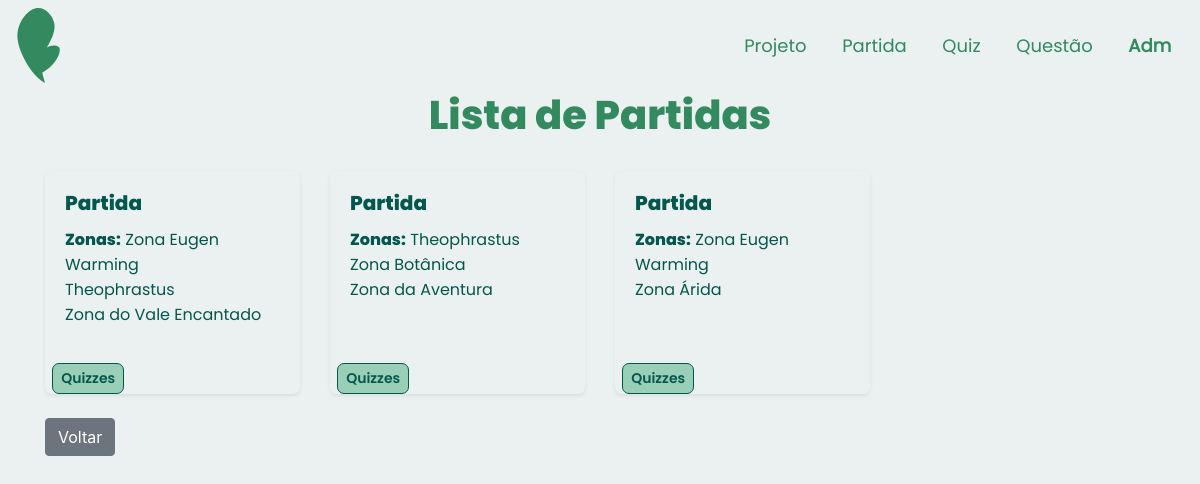
/app/controllers/PartidaController.php?action=list, run on the app's committed database.
### tables this page shows
CREATE TABLE IF NOT EXISTS `partida` (
  `idPartida` int(11) NOT NULL,
  `dataInicio` datetime DEFAULT NULL,
  `dataFim` datetime DEFAULT NULL,
  `limiteJogadores` int(11) NOT NULL,
  `tempoPartida` int(11) NOT NULL,
  `nomePartida` varchar(50) NOT NULL,
  `senhaPartida` varchar(16) NOT NULL,
  `statusPartida` tinyint(4) NOT NULL
);

### app/controllers/PartidaController.php (called while the page is built, shortened)
<?php
include_once(__DIR__ . "/../dao/PartidaDAO.php");
include_once(__DIR__ . "/../dao/ZonaDAO.php");
class PartidaController extends Controller
{
    private $partidaDAO;
    private $zonaDAO;
    public function __construct()
    {
        $this->partidaDAO = new PartidaDAO();
        $this->zonaDAO = new ZonaDAO();
        $this->handleAction();
    }
    protected function list(string $msgErro = "", string $msgSucesso = "")
    {
        $partidas = $this->partidaDAO->list();
        foreach ($partidas as $partida) {
            $listaZona = $this->zonaDAO->listByPartida($partida->getIdPartida());
        }
        $dados["lista"] = $partidas;
        $this->loadView("partida/listPartida.php", $dados, $msgErro, $msgSucesso);
    }
}
$partidaCont = new PartidaController();

### app/dao/PartidaDAO.php (called while the page is built, shortened)
<?php
include_once(__DIR__ . "/../models/ZonaModel.php");
include_once(__DIR__ . "/../models/PartidaModel.php");
class PartidaDAO
{
    private function mapPartidas($resultSql)
    {
        $partidas = array();
        foreach ($resultSql as $reg) :
            $partida = new Partida();
            $partida->setIdPartida($reg['idPartida']);
            $partida->setNomePartida($reg['nomePartida']);
            $partida->setDataInicio($reg['dataInicio']);
            $partida->setDataFim($reg['dataFim']);
            $partida->setTempoPartida($reg['tempoPartida']);
            $partida->setSenha($reg['senhaPartida']);
            $partida->setLimiteJogadores($reg['limiteJogadores']);
            array_push($partidas, $partida);
        endforeach;
        return $partidas;
    }
    public function list()
    {
        $conn = Connection::getConn();
        $sql = "SELECT * FROM partida p ORDER BY p.idPartida";
        $stm = $conn->prepare($sql);
        $stm->execute();
        $result = $stm->fetchAll();
        return $this->mapPartidas($result);
    }
}

### app/models/ZonaModel.php (called while the page is built, shortened)
<?php
class Zona {
    private $NomeZona;
    public function __construct($id="",$nome="", $qntP="", $pontosT=0)
    {
        $this->NomeZona = $nome;
    }
    public function getNomeZona()
    {
        return $this->NomeZona;
    }
    public function setNomeZona($NomeZona)
    {
        $this->NomeZona = $NomeZona;
        return $this;
    }
    }
?>

### app/dao/ZonaDAO.php (called while the page is built, shortened)
<?php
include_once(__DIR__ . "/../models/ZonaModel.php");
class ZonaDAO
{
    private function mapZonas($resultSql)
    {
        $zonas = array();
        foreach ($resultSql as $reg) :
            $zona = new Zona();
            $zona->setIdZona($reg['idZona']);
            $zona->setNomeZona($reg['nomeZona']);
            $zona->setQntdPlanta($reg['qntPlantas']);
            $zona->setPontosTotais($reg['pontoZona']);
            array_push($zonas, $zona);
        endforeach;
        return $zonas;
    }
    public function listByPartida($idPartida)
    {
        $conn = Connection::getConn();
        $sql = ZonaDAO::SQL_ZONA_PARTIDA .
            " WHERE pz.idPartida = ?";
        $stmt = $conn->prepare($sql);
        $stmt->execute([$idPartida]);
        $result = $stmt->fetchAll();
        $zonas = $this->mapZonas($result);
        return $zonas;
    }
}

### app/views/partida/listPartida.php (the view, shortened to what this page needs)
<!DOCTYPE html>
<html lang="en">
<head>
    <?php require_once(__DIR__ . "/../../bootstrap/header.php"); ?>
    <link rel="stylesheet" href="<?php echo BASEURL; ?>/views/css/list.css">
</head>
<body>
    <?php require_once(__DIR__ . "/../../bootstrap/navADMMeninas.php"); ?>
    <h1 class="tituloPagina text-center">Lista de Partidas</h1>
    <br>
    <div class="container">
        <div class="row">
            <?php foreach ($dados['lista'] as $partida) : ?>
                <div class="col-md-3 col-sm-6 d-flex align-items-stretch">
                    <div class="card mb-4 shadow-sm w-100 min-vh-25 cardInserido">
                        <div class="card-body ">
                            <h5 class="card-title nomeCard"><?= $partida->getNomePartida(); ?></h5>
                            <p>
                                <span class="nomeAtributo labelQuestao">Zonas:</span>
                                <span class="dadoAtributo"><?= $partida->getZonasTexto() ?></span>
                            </p>
                        </div>
                        <div class="d-flex justify-content-between align-items-center">
                            <div class="btn-group">
                                <a href="<?= BASEURL ?>/controllers/PartidaQuizController.php?action=create&id=<?= $partida->getIdPartida() ?>" class="btn btn-sm btn-success botaoEspecies">Quizzes</a>
                            </div>
                        </div>
                    </div>
                </div>
            <?php endforeach; ?>
        </div>
        <div class="text-left">
            <a href="javascript:history.back()" class="btn btn-secondary">Voltar</a>
        </div>
    </div>
</body>
</html>

### app/models/PartidaModel.php (shortened to what this page needs)
<?php
class Partida
{
    private $IdPartida;
    private $Zonas;
    private $NomePartida;
    public function getIdPartida()
    {
        return $this->IdPartida;
    }
    public function setIdPartida($IdPartida)
    {
        $this->IdPartida = $IdPartida;
        return $this;
    }
    public function getZonasTexto()
    {
        $str = "";
        if ($this->Zonas !== null) {
            foreach ($this->Zonas as $zona) {
                $str .= $zona->getNomeZona() . "\n";
            }
        }
        $str = trim($str);
        return str_replace("\n", "<br>", $str);
    }
    public function setZonas($Zonas)
    {
        $this->Zonas = $Zonas;
        return $this;
    }
    public function getNomePartida()
    {
        return $this->NomePartida;
    }
    public function setNomePartida($NomePartida)
    {
        $this->NomePartida = $NomePartida;
        return $this;
    }
}

### app/views/css/cabecalho.css (style rules this page uses)
:root { --principal: #338a5f; --verdao: #04574d; --branco: #ebf0f1; --branquinho: #ebf0f14b; --destaque: #f58c95; --rosinha: #f0b6bc; --cinza: #586660; --cinzinha: #d3dadb; width: 100%; height: 100%; font-family: Poppins-regular, Roboto; }

### app/views/css/list.css (style rules this page uses)
:root { --principal: hsl(150, 46%, 37%); --verdao: #04574d; --verdinho: #9acfb7; --branco: #ebf0f1; --branquinho: #ebf0f14b; --destaque: #f58c95; --rosinha: #f0b6bc; --cinza: #586660; --cinzinha: #d3dadb; width: 100%; height: 100%; font-family: Poppins-regular, Roboto; }
.tituloPagina { font-weight: 600; color: var(--principal); font-family: "Poppins"; }
.nomeCard { font-weight: 900; color: var(--verdao); font-family: "Poppins"; }
.nomeAtributo { font-weight: 700; color: var(--verdao); font-family: "Poppins"; }
.dadoAtributo { font-weight: 500; color: var(--verdao); font-family: "Poppins-regular"; }
.cardInserido { border: none; background-color: var( --branco ); transition: background-color 0.9s ease; border-radius: 7px; }
.botaoEspecies { left: 10%; background-color: var(--verdinho); color: var(--verdao); border-radius: 7px; font-family: "Poppins-semibold"; border: 1px solid var(--verdao); }
body { background-color: var(--branco); }

### data on the page
partida: nomePartida "Partida", str "Zona Eugen Warming Theophrastus Zona do Vale Encantado"
partida: nomePartida "Partida", str "Theophrastus Zona Botânica Zona da Aventura"
partida: nomePartida "Partida", str "Zona Eugen Warming Zona Árida"
